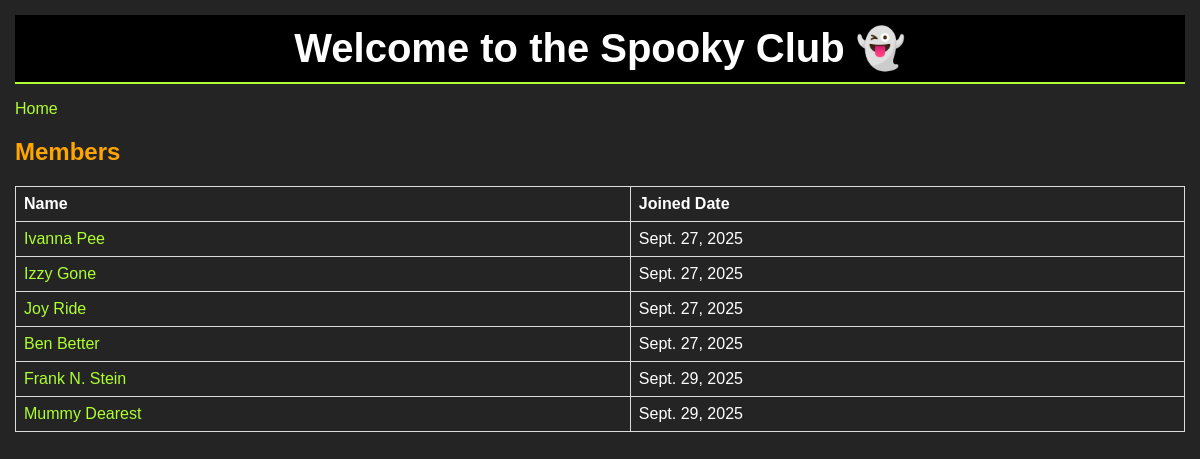
/members, run on the app's committed database.
### members/models.py (models this page shows, shortened)
class Member(models.Model):
    name = models.CharField(max_length=100)
    email = models.EmailField(unique=True)
    phone = models.CharField(max_length=15, blank=True)
    joined_date = models.DateField(auto_now_add=True)

### members/views.py (the view)
# urls.py: path('members', views.members, name='members'),  # now responds to /members/
def members(request):
  mymembers = Member.objects.all().values()
  template = loader.get_template('all_members.html')
  context = {
    'mymembers': mymembers,
  }
  return HttpResponse(template.render(context, request))

### members/templates/all_members.html
{% extends "master.html" %} {% block title %}Spooky Members{% endblock %}
{% block content %}
<p><a href="{% url 'main' %}">Home</a></p>
<h2>Members</h2>
<table border="1">
  <tr>
    <th>Name</th>
    <th>Joined Date</th>
  </tr>
  {% for x in mymembers %}
  <tr>
    <td><a href="details/{{x.id}}">{{x.name}}</a></td>
    <td>{{ x.joined_date }}</td>
  </tr>
  {% endfor %}
</table>
{% endblock %}

### members/templates/master.html (shortened to what this page needs)
{% load static %}
<!DOCTYPE html>
<html lang="en">
  <head>
    <link rel="stylesheet" type="text/css" href="{% static 'members.css' %}">
  </head>
  <body>
    <header><h1>Welcome to the Spooky Club 👻</h1></header>
    {% block content %} {% endblock %}
  </body>
</html>

### members/static/members.css (style rules this page uses)
body { background-color: rgb(37, 36, 36); font-family: Arial, sans-serif; color: white; margin: 15px; }
a { color: greenyellow; text-decoration: none; }
header { background-color: black; padding: 10px 0; text-align: center; border-bottom: 2px solid greenyellow; }
header h1 { margin: 0; font-size: 2.5em; }
h2 { color: orange }
table { width: 100%; border-collapse: collapse; margin-top: 20px; }
table th, table td { border: 1px solid #ddd; padding: 8px; text-align: left; }

### data on the page
Member: name "Ivanna Pee", joined_date "Sept. 27, 2025"
Member: name "Izzy Gone", joined_date "Sept. 27, 2025"
Member: name "Joy Ride", joined_date "Sept. 27, 2025"
Member: name "Ben Better", joined_date "Sept. 27, 2025"
Member: name "Frank N. Stein", joined_date "Sept. 29, 2025"
Member: name "Mummy Dearest", joined_date "Sept. 29, 2025"
